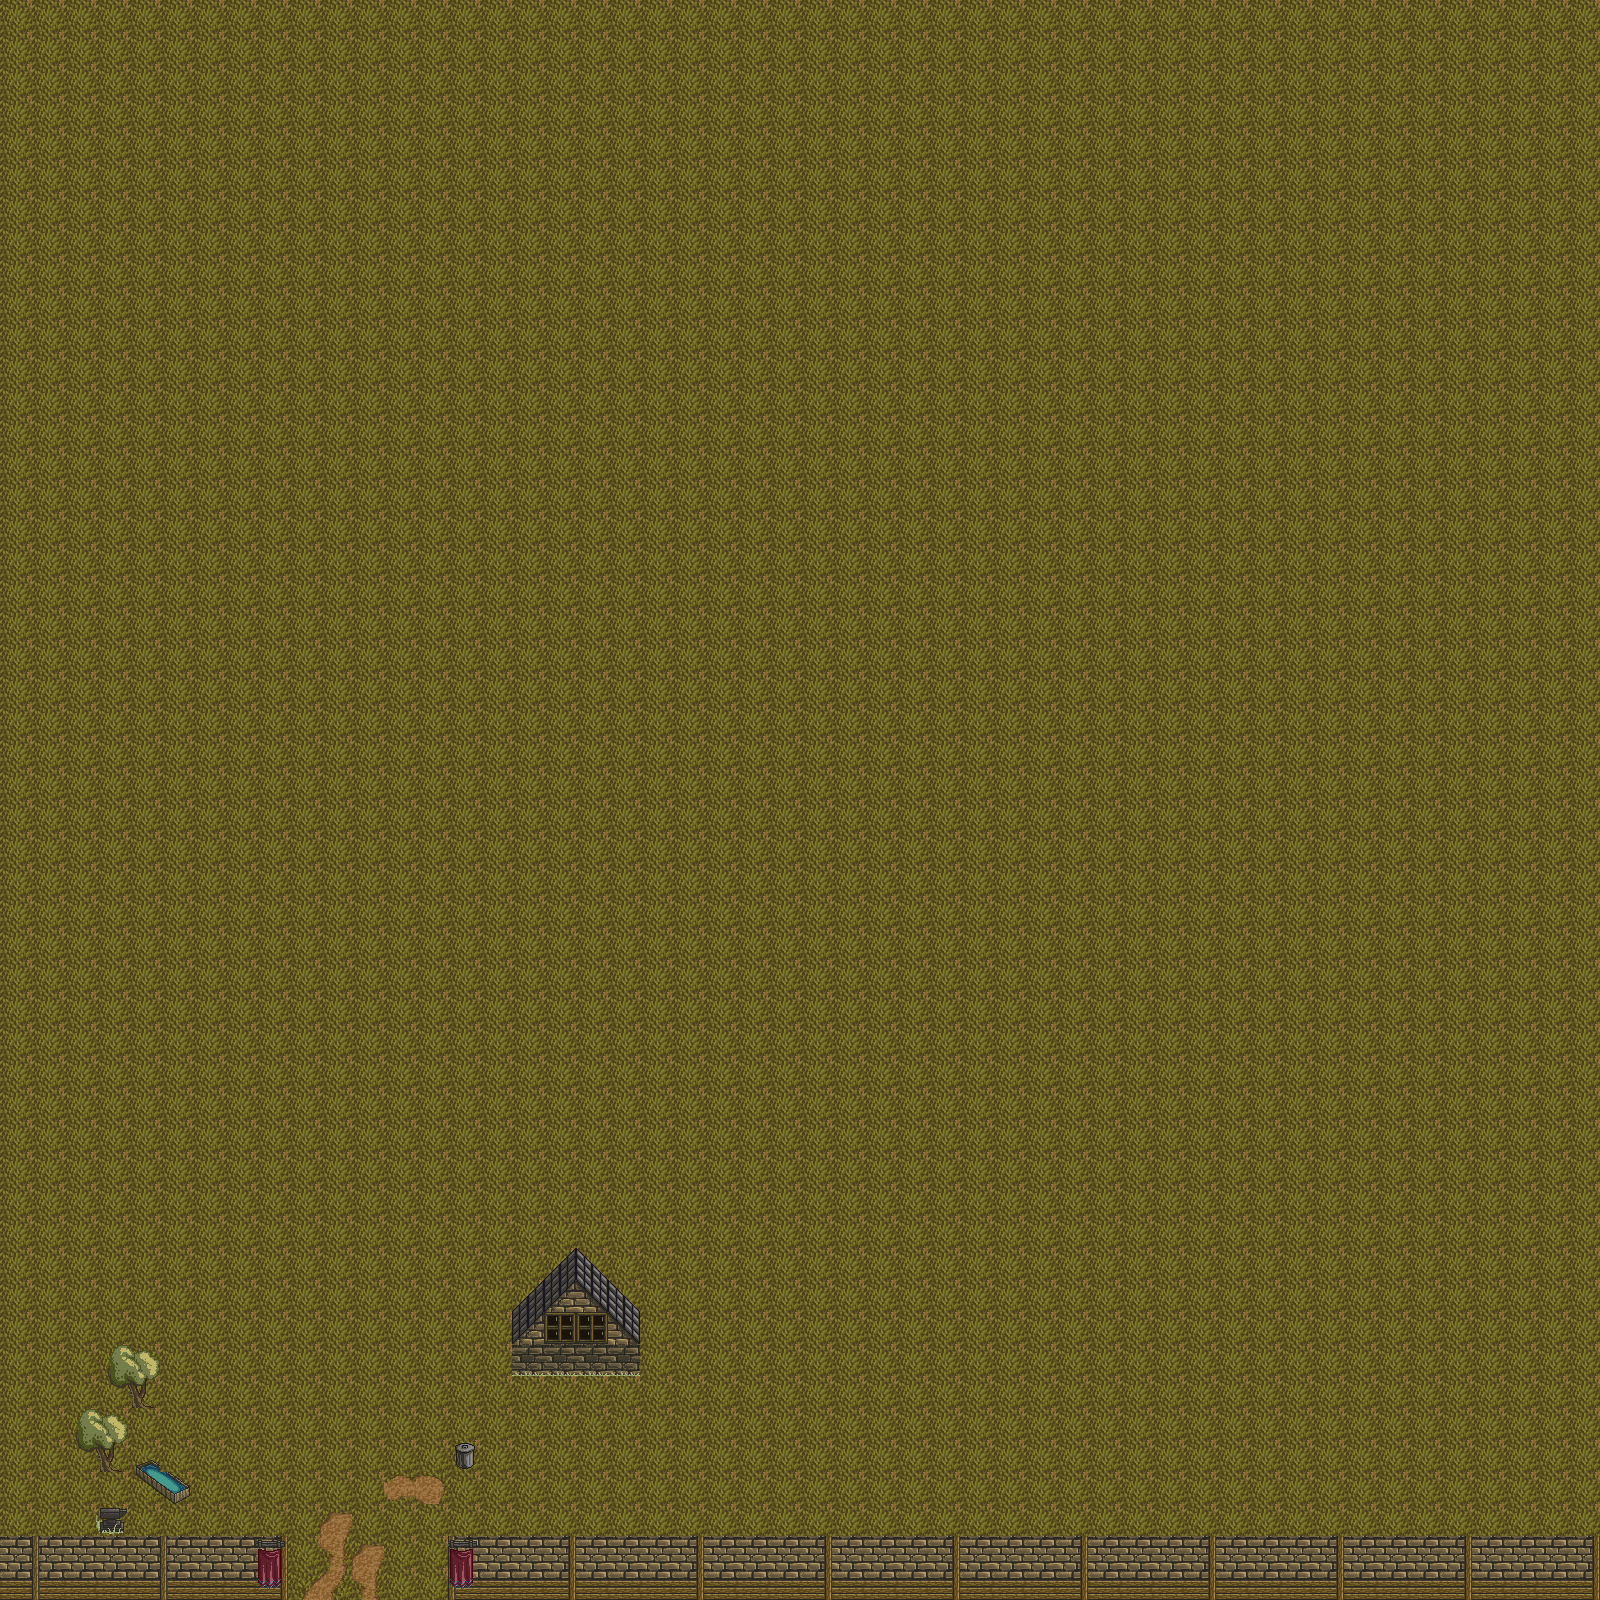

A 2D game scene composited from a Tiled map and its tileset images. What follows is a short description and the map's XML, with each tile layer's data collapsed to a summary:
An orthogonal 50x50 tile map with 32x32 px tiles, 2 tile layers (Tile Layer 1, Tile Layer 2), 2 tilesets.

<map version="1.0" orientation="orthogonal" renderorder="right-down" width="50" height="50" tilewidth="32" tileheight="32" nextobjectid="1">
 <tileset firstgid="1" name="hyptosis_tile_art_batch_1" tilewidth="32" tileheight="32" tilecount="900" columns="30">
  <image source="../sprites/hyptosis_tile_art_batch_1.png" width="960" height="960" />
 </tileset>
 <tileset firstgid="901" name="Castle" tilewidth="32" tileheight="32" tilecount="256" columns="16">
 </tileset>
 <layer name="Tile Layer 1" width="50" height="50">
  <data>[2500 cells, 2500 non-empty, 13 distinct tile ids]</data>
 </layer>
 <layer name="Tile Layer 2" width="50" height="50">
  <data>[2500 cells, 31 non-empty, 17 distinct tile ids]</data>
 </layer>
</map>
